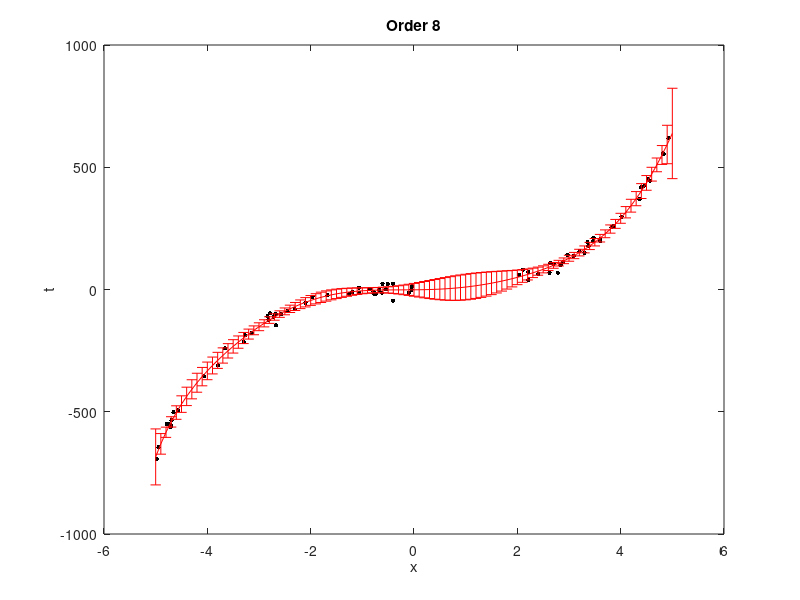

Write the MATLAB code that produced this figure. (Note: this script raises an error after producing the figure.)
%% predictive_variance_example.m

% From A First Course in Machine Learning, Chapter 2.

% Simon Rogers, 01/11/11 [simon.rogers@glasgow.ac.uk]

% Revised by Sayyed Mohsen Vazirizade, Oct/10/2017 [smvazirizade@email.arizona.edu]

% Predictive variance example

clc;clear all;close all;

rng(1);

%% Sample data from the true function

% $y = 5x^3-x^2+x$

N = 100; % Number of training points

x = sort(10*rand(N,1)-5);

t = 5*x.^3 - x.^2 + x;

noise_var = 300;

t = t + randn(size(x)).*sqrt(noise_var);



% Chop out some x data

pos = find(x>0 & x<2);

x(pos) = [];

t(pos) = [];



testx = [-5:0.1:5]';



%% Plot the data

figure(1);

hold off

plot(x,t,'k.','markersize',10);

xlabel('x');

ylabel('t');



%% Fit models of various orders

orders = [1:8];

for i = 1:length(orders)

    %%

    X = [];

    testX = [];

    for k = 0:orders(i)

        X = [X x.^k];

        testX = [testX testx.^k];

    end

    w = (X'*X)\X'*t;

    ss = (1/N)*(t'*t - t'*X*w);

    testmean = testX*w;

    testvar = ss * diag(testX/(X'*X)*testX');

    % Plot the data and predictions

    figure(1);

    hold off

    plot(x,t,'k.','markersize',10);

    xlabel('x');

    ylabel('t');

    hold on

    errorbar(testx,testmean,testvar,'r')

    ti = sprintf('Order %g',orders(i));

    title(ti);
    
    pause(3)

end





%% Plot sampled functions

orders = [1:8];

%path(path,'../utilities');

for i = 1:length(orders)

    %%

    X = [];

    testX = [];

    for k = 0:orders(i)

        X = [X x.^k];

        testX = [testX testx.^k];

    end

    w = (X'*X)\(X'*t);

    ss = (1/N)*(t'*t - t'*X*w);

    %% Sample functions by sampling realisations of w from a Gaussian with

    % $\mu = \hat{\mathbf{w}},~~\Sigma =

    % \sigma^2(\mathbf{X}^T\mathbf{X})^{-1}$

    covw = ss*inv(X'*X);

    wsamp = gausssamp1(w,covw,10);

    testmean = testX*wsamp';

    % Plot the data and functions

    figure(2);

    hold off

    plot(x,t,'k.','markersize',10);

    xlabel('x');

    ylabel('t');

    hold on

    plot(testx,testmean,'k','color',[0.6 0.6 0.6])

    xlim([-1 3])

    ti = sprintf('Order %g',orders(i));

    title(ti);
    
    pause(3)

end



function g = gausssamp1(w,sigma,N,sigmachol)
%creating random w based in sigma and w_mean


if ~exist('sigmachol')

    [sigmachol,p] = chol(sigma);

    sigmachol = sigmachol';

end

q = randn(length(w),N);

g = repmat(w,1,N)+ sigmachol*q;

g = g';
end